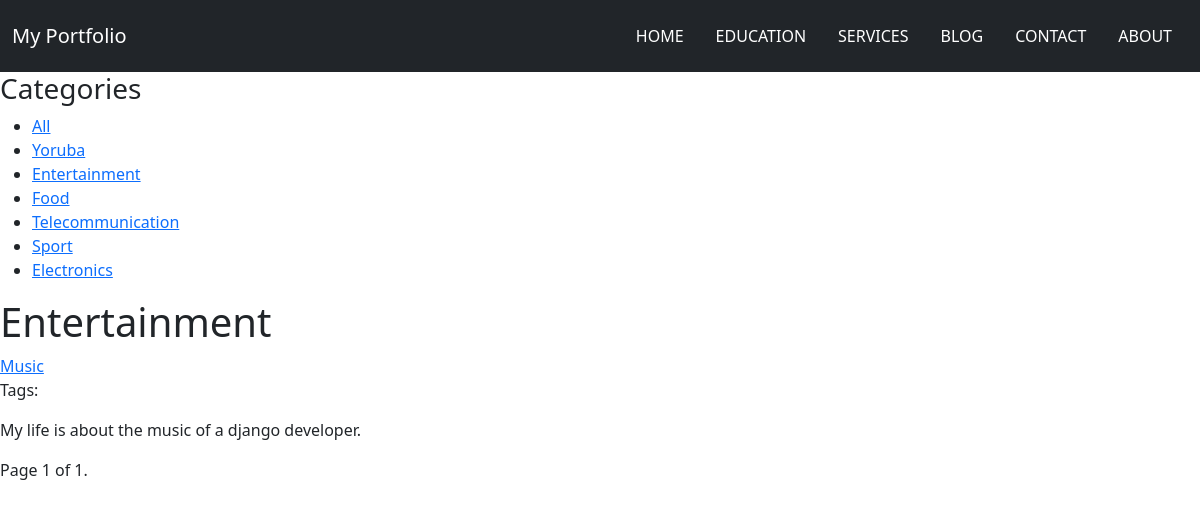
/entertainment/tag/, run on the app's committed database.
### blog/models.py (models this page shows, shortened)
class Category(models.Model):
    name=models.CharField(max_length=25)
    slug=models.SlugField(max_length=25)
    def get_absolute_url(self):
        return reverse('blog:post_list_by_category', args=[self.slug])

class Post(models.Model):
    title=models.CharField(max_length=50)
    slug=models.SlugField(max_length=50)
    author=models.ForeignKey(User, on_delete=models.CASCADE)
    body=models.TextField(max_length=1000)
    category=models.ForeignKey(Category, on_delete=models.CASCADE)
    updated=models.DateTimeField(auto_now=True)
    created=models.DateTimeField(auto_now_add=True)
    tags = TaggableManager()
    class Meta:
        ordering=('-created',)
    def get_absolute_url(self):
        return reverse('blog:postdetail',args=[self.id,self.slug])

### blog/views.py (the view)
# urls.py: path('',views.PostList,name='postlist'),
def PostList(request, slug=None, tag_slug=None):
    category=None
    categories=Category.objects.all()
    posts =Post.objects.all()
    tag = None
    if tag_slug:
        tag = get_object_or_404(Tag, slug=tag_slug)
        posts = posts.filter(tags__in=[tag])
    paginator = Paginator(posts, 2) # 3 posts in each page
    page = request.GET.get('page')
    try:
        posts = paginator.page(page)
    except PageNotAnInteger:
        posts = paginator.page(1)
    except EmptyPage:
        posts = paginator.page(paginator.num_pages)
    if slug:
        category=get_object_or_404(Category,slug=slug)
        posts =Post.objects.all()
        posts=posts.filter(category=category)
        paginator = Paginator(posts, 2) # 3 posts in each page
        page = request.GET.get('page')
        try:
            posts = paginator.page(page)
        except PageNotAnInteger:
            posts = paginator.page(1)
        except EmptyPage:
            posts = paginator.page(paginator.num_pages)
    context={
        'tag':tag,
        'Posts':posts,
        'categories':categories,
        'category':category
    }
    return render(request,'blog/postlist.html',context)

### blog/templates/blog/postlist.html (shortened to what this page needs)
{% extends "base.html" %}
{% load static %}
{% block content %}
<div id="sidebar">
  <h3>Categories</h3>
  <ul>
      <li {% if not category %}class="selected"{% endif %}>
        <a href="{% url "blog:postlist" %}">All</a>
      </li>
      {% for c in categories %}
          <li {% if category.slug == c.slug %}class="selected"
              {% endif %}>
              <a href="{{ c.get_absolute_url }}">{{ c.name }}</a>
          </li>
      {% endfor %}
  </ul>
</div>
<div id="main" class="product-list">
  <h1>{% if category %}{{ category.name }}{% else %}Blog
  {% endif %}</h1>
  {% for post in Posts %}
  <div class="item">
      <a href="{{ post.get_absolute_url }}">
          {{ post.title }}
      </a>
      <p class="tags">
        Tags:
        </p>
      <p>{{ post.body }}</p>
  </div>
  {% endfor %}
</div>
{% include "blog/pagination.html" with page=Posts %}
{% endblock %}

### data on the page
Category: name "Yoruba"
Category: name "Entertainment"
Category: name "Food"
Category: name "Telecommunication"
Category: name "Sport"
Category: name "Electronics"
Post: title "Music", body "My life is about the music of a django developer."

### other printed values
{{ page.number }} "1"
{{ page.paginator.num_pages }} "1"
